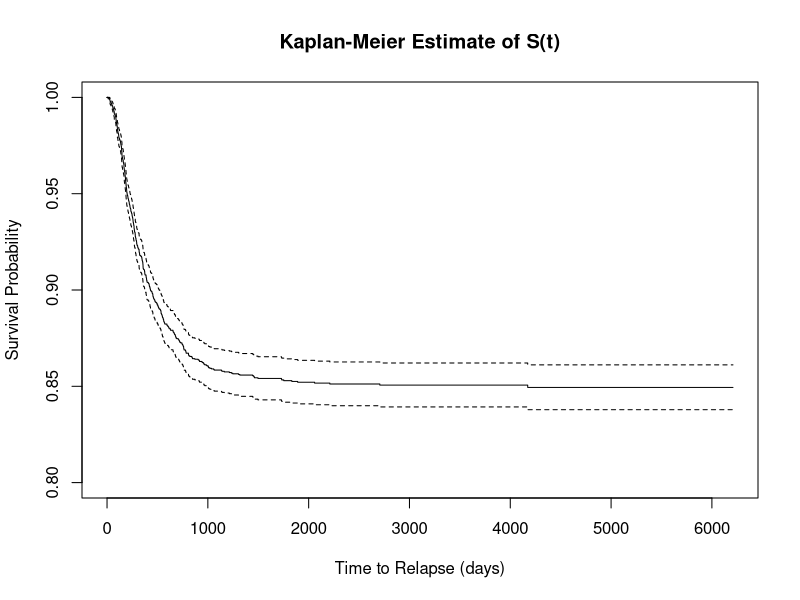

This figure's R source: (Note: this script raises an error after producing the figure.)
## ---- chunk 1
knitr::opts_chunk$set(echo=FALSE, message=FALSE, warning=FALSE, paged.print=FALSE)
## ---- chunk 2
library(KMsurv)
library(survival)
library(tidyverse)
library(survminer)
## Create factors
nwtco_prepared <- within(nwtco, {
    instit <- factor(instit, labels = c("local", "center"))
    histol <- factor(histol, labels = c("FH","UH"))
    stage  <- factor(stage,  labels = c("I","II","III","IV"))
    age    <- age / 12 # Age in years
 })

## Check
head(nwtco_prepared)
## ---- chunk 3
summary(nwtco_prepared)
## ---- chunk 4

## ---- chunk 5
KM_fit <- survfit(Surv(edrel, rel) ~ 1, data = nwtco_prepared)
plot(KM_fit, xlab = "Time to Relapse (days)", ylab = "Survival Probability", ylim = c(0.8,1),
    main = "Kaplan-Meier Estimate of S(t)")
## ---- chunk 6
ggsurvplot(survfit(Surv(edrel, rel) ~ histol,
                   data = nwtco_prepared),
           conf.int=TRUE,risk.table=TRUE, ylim = c(0.4,1),
           legend.title="Histology",  
           palette=c("dodgerblue2", "orchid2"), 
           title="Kaplan-Meier Curve for relapse time", 
           risk.table.height=.30)
## ---- chunk 7
# *log log plot*
plot(survfit(Surv(edrel, rel) ~ histol,
                   data = nwtco_prepared),
     col=c("black", "red"), fun="cloglog")
title("loglogplot for histol")
## ---- chunk 8
survdiff(Surv(edrel, rel) ~ histol,
                   data = nwtco_prepared)
## ---- chunk 9
ggsurvplot(survfit(Surv(edrel, rel) ~ stage,
                   data = nwtco_prepared),
           conf.int=TRUE,risk.table=TRUE, ylim = c(0.7,1),
           legend.title="stage",  
           title="Kaplan-Meier Curve for relapse time", 
           risk.table.height=.30)
## ---- chunk 10
# *log log plot*
plot(survfit(Surv(edrel, rel) ~ stage,
                   data = nwtco_prepared),
     col=c(1,2,3,4), fun="cloglog")
title("loglogplot for stages")
## ---- chunk 11
survdiff(Surv(edrel, rel) ~ stage,
                   data = nwtco_prepared)
## ---- chunk 12
ggsurvplot(survfit(Surv(edrel, rel) ~ study,
                   data = nwtco_prepared),
           conf.int=TRUE,risk.table=TRUE, ylim = c(0.5,1),
           legend.title="stage",  
           title="Kaplan-Meier Curve for relapse time", 
           risk.table.height=.30)

ggsurvplot(survfit(Surv(edrel, rel) ~ study+instit,
                   data = nwtco_prepared),
           conf.int=TRUE,risk.table=TRUE, ylim = c(0.5,1),
           legend.title="stage",  
           title="Kaplan-Meier Curve for relapse time", 
           risk.table.height=.30)
## ---- chunk 13
survdiff(Surv(edrel, rel) ~ study,
                   data = nwtco_prepared)
## ---- chunk 14
ggsurvplot(survfit(Surv(edrel, rel) ~ instit,
                   data = nwtco_prepared),
           conf.int=TRUE,risk.table=TRUE, ylim = c(0.5,1),
           legend.title="stage",  
           title="Kaplan-Meier Curve for relapse time", 
           risk.table.height=.30)

ggsurvplot(survfit(Surv(edrel, rel) ~ instit+histol,
                   data = nwtco_prepared),
           conf.int=TRUE,risk.table=TRUE, ylim = c(0.5,1),
           legend.title="stage",  
           title="Kaplan-Meier Curve for relapse time", 
           risk.table.height=.30)
## ---- chunk 15
nwtco1 = nwtco
nwtco1$age = as.factor(ceiling((nwtco$age+25)/55))
levels(nwtco1$age) = c("<30","30-85","85-140",">140")
nwtco_gfit = survfit(Surv(edrel,rel)~age,data = nwtco1)
plot(nwtco_gfit, col=c(1,2,3,4),
conf.int = F,
main="Kaplan Meier Curve for nwtco \n by Age",
ylab = "survival probability",ylim = c(0.2,1),
xlab = "Time(months)")
legend("bottomright",legend = c("<30","30-85","85-140",">140"),col = c(1,2,3,4), lty = 1)
## ---- chunk 16
nwtco_prepared3 = nwtco_prepared[nwtco_prepared$study == 3,]
nwtco_prepared4 = nwtco_prepared[nwtco_prepared$study == 4,]

Coxfull = coxph(formula = Surv(edrel, rel) ~ 
   instit + histol  + stage + age, 
   data = nwtco_prepared)
## ---- chunk 17
check = cox.zph(Coxfull, transform = "km")
check
## ---- chunk 18
Coxfull = coxph(formula = Surv(edrel, rel) ~ 
   instit + histol  + stage + age, 
   data = nwtco_prepared3)
check = cox.zph(Coxfull, transform = "km")
check
## ---- chunk 19
Coxfull = coxph(formula = Surv(edrel, rel) ~ 
   instit + histol  + stage + age, 
   data = nwtco_prepared4)
check = cox.zph(Coxfull, transform = "km")
check
## ---- chunk 20
nwtco_prepared4$age = cut(nwtco_prepared4$age,c(0,3,6,10,Inf))
## ---- chunk 21
Coxfull = coxph(formula = Surv(edrel, rel) ~ 
   instit + histol + strata(age) + stage , 
   data = nwtco_prepared4)
check = cox.zph(Coxfull, transform = "km")
check
## ---- chunk 22
Coxfit = coxph(formula = Surv(edrel, rel) ~ 
   instit + strata(histol) + strata(age) + stage, 
   data = nwtco_prepared4)
check = cox.zph(Coxfit, transform = "km")
check
## ---- chunk 23
ggcoxzph(check)
## ---- chunk 24
summary(Coxfit)
## ---- chunk 25
attr(Coxfit$terms,"dataClasses") = attr(Coxfit$terms,"dataClasses")[c(-3,-4)]
ggforest(Coxfit,data = nwtco_prepared4)
## ---- chunk 26
df = basehaz(Coxfit)
ggplot(df, aes(x = time, y = hazard, color = strata)) + geom_line(size = 1)+ labs(title = "plot of base hazard rates", x = "Time", y = "hazard rates") + scale_colour_discrete(name  ="strata") 
## ---- chunk 27
nwtco_prepared11 = nwtco_prepared[nwtco_prepared$histol == "FH",]
## ---- chunk 28
fit <- coxph(Surv(edrel, rel) ~ 
   age + stage, 
   data = nwtco_prepared11)
cox.zph(fit)

par(mfrow = c(1,2))
plot(cox.zph(fit), var = 1)
abline(h = coef(fit)[1], lty = 2, col = "red")


plot(cox.zph(fit), var = 2)
abline(h = coef(fit)[2], lty = 2, col = "red")
## ---- chunk 29
nwtco_prepared111 <- survSplit(Surv(edrel, rel) ~ 
   age + stage, data = nwtco_prepared11,
                   cut = c(290), episode = "time_group")
## ---- chunk 30
fit_tv_coef <- coxph(Surv(tstart,edrel, rel) ~
                       age:strata(time_group) + 
                       stage:strata(time_group),
                     data = nwtco_prepared111)
summary(fit_tv_coef)
## ---- chunk 31
nwtco_prepared12 = nwtco_prepared[nwtco_prepared$histol == "UH",]
fit <- coxph(Surv(edrel, rel) ~ 
   age ,
   data = nwtco_prepared12)
cox.zph(fit)

plot(cox.zph(fit), var = 1)
abline(h = coef(fit)[1], lty = 2, col = "red")
## ---- chunk 32
nwtco_prepared112 <- survSplit(Surv(edrel, rel) ~ 
   age , data = nwtco_prepared12,
                   cut = c(160), episode = "time_group")
## ---- chunk 33
fit_tv_coef <- coxph(Surv(tstart,edrel, rel) ~
                       age:strata(time_group) ,
                     data = nwtco_prepared112)
summary(fit_tv_coef)
